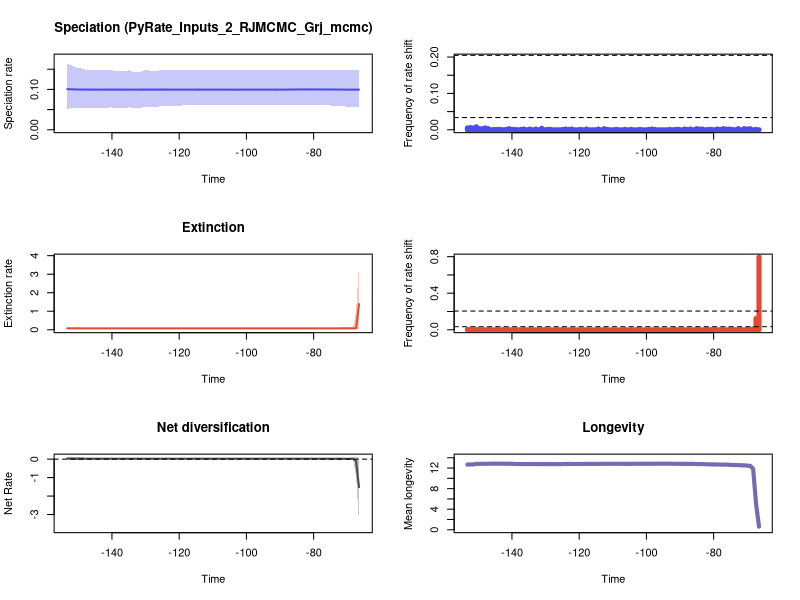

Recreate this plot in R.


pdf(file='./RTT_plots.pdf',width=10, height=15)
par(mfrow=c(3,2))
library(scales)

time=c(-66.49966332659852, -67.37598931547848,-68.25231530435843,-69.12864129323837,-70.00496728211833,-70.88129327099828,-71.75761925987824,-72.6339452487582,-73.51027123763815,-74.3865972265181,-75.26292321539805,-76.139249204278,-77.01557519315796,-77.89190118203791,-78.76822717091787,-79.64455315979782,-80.52087914867778,-81.39720513755773,-82.27353112643767,-83.14985711531763,-84.02618310419759,-84.90250909307754,-85.7788350819575,-86.65516107083744,-87.53148705971739,-88.40781304859735,-89.2841390374773,-90.16046502635726,-91.03679101523721,-91.91311700411717,-92.78944299299712,-93.66576898187708,-94.54209497075702,-95.41842095963698,-96.29474694851693,-97.17107293739689,-98.04739892627684,-98.92372491515678,-99.80005090403674,-100.6763768929167,-101.55270288179665,-102.4290288706766,-103.30535485955656,-104.18168084843651,-105.05800683731647,-105.93433282619642,-106.81065881507638,-107.68698480395632,-108.56331079283628,-109.43963678171623,-110.31596277059619,-111.19228875947613,-112.06861474835608,-112.94494073723604,-113.821266726116,-114.69759271499595,-115.5739187038759,-116.45024469275586,-117.32657068163581,-118.20289667051577,-119.07922265939573,-119.95554864827568,-120.83187463715562,-121.70820062603558,-122.58452661491553,-123.46085260379547,-124.33717859267543,-125.21350458155538,-126.08983057043534,-126.9661565593153,-127.84248254819525,-128.7188085370752,-129.59513452595516,-130.47146051483512,-131.34778650371507,-132.22411249259503,-133.10043848147498,-133.97676447035494,-134.8530904592349,-135.72941644811485,-136.6057424369948,-137.48206842587473,-138.35839441475468,-139.23472040363464,-140.1110463925146,-140.98737238139455,-141.8636983702745,-142.74002435915446,-143.6163503480344,-144.49267633691434,-145.3690023257943,-146.24532831467425,-147.1216543035542,-147.99798029243416,-148.87430628131412,-149.75063227019407,-150.62695825907403,-151.50328424795399,-152.37961023683394,-153.2559362257139)
rate=c(0.0993990313334715, 0.0993990313334715,0.09935998518394969,0.09935998518394969,0.0993990313334715,0.0995268971819298,0.09959077045105647,0.09959077045105647,0.09972886780408488,0.09972886780408488,0.09979201688484843,0.09972886780408488,0.09979201688484843,0.09985321994709767,0.09991260097070122,0.09993148532635857,0.09993148532635857,0.10000004687673295,0.09993148532635857,0.09993148532635857,0.09989498876137365,0.09985321994709767,0.09972886780408488,0.09966905367145418,0.09959077045105647,0.0995330816017411,0.09947658251004474,0.09947658251004474,0.0995268971819298,0.09947658251004474,0.09947658251004474,0.09947658251004474,0.09947658251004474,0.09947658251004474,0.09947658251004474,0.09947658251004474,0.09947658251004474,0.09947658251004474,0.09947658251004474,0.0993990313334715,0.0993990313334715,0.0993990313334715,0.09935998518394969,0.09935998518394969,0.0993990313334715,0.0993990313334715,0.09947658251004474,0.09947658251004474,0.09947658251004474,0.09947658251004474,0.09947658251004474,0.09947658251004474,0.09947658251004474,0.09947658251004474,0.0995268971819298,0.0995268971819298,0.09947658251004474,0.09947658251004474,0.09947658251004474,0.09947658251004474,0.09947658251004474,0.09947658251004474,0.09947658251004474,0.09947658251004474,0.09947658251004474,0.0995268971819298,0.0995330816017411,0.0995330816017411,0.0995330816017411,0.0995330816017411,0.0995330816017411,0.0995330816017411,0.0995268971819298,0.0995268971819298,0.0995268971819298,0.09947658251004474,0.09947658251004474,0.0993990313334715,0.09947658251004474,0.09947658251004474,0.0995268971819298,0.0995268971819298,0.0995268971819298,0.0995268971819298,0.09947658251004474,0.0995268971819298,0.0995268971819298,0.09947658251004474,0.09947658251004474,0.0995268971819298,0.0995330816017411,0.0995330816017411,0.0995330816017411,0.0995330816017411,0.09966905367145418,0.09979201688484843,0.09979201688484843,0.10022415343903171,0.1003356851068865,0.10062899610445974)
minHPD=c(0.057139848171872114, 0.057139848171872114,0.057139848171872114,0.057139848171872114,0.057139848171872114,0.05786895574561162,0.059079552090930694,0.059079552090930694,0.05963100865681357,0.05963100865681357,0.06048737714934472,0.06048737714934472,0.06048737714934472,0.06048737714934472,0.06048737714934472,0.06048737714934472,0.06048737714934472,0.06048737714934472,0.06048737714934472,0.06048737714934472,0.06048737714934472,0.06048737714934472,0.06048737714934472,0.06048737714934472,0.06048737714934472,0.06048737714934472,0.06048737714934472,0.06048737714934472,0.06048737714934472,0.06048737714934472,0.06048737714934472,0.06048737714934472,0.06048737714934472,0.06048737714934472,0.06048737714934472,0.06048737714934472,0.06048737714934472,0.06048737714934472,0.06048737714934472,0.06048737714934472,0.06048737714934472,0.06048737714934472,0.06048737714934472,0.06048737714934472,0.06048737714934472,0.06048737714934472,0.06048737714934472,0.06048737714934472,0.06048737714934472,0.06048737714934472,0.06048737714934472,0.06048737714934472,0.06048737714934472,0.06048737714934472,0.06048737714934472,0.06048737714934472,0.06048737714934472,0.06048737714934472,0.06048737714934472,0.06048737714934472,0.06048737714934472,0.059079552090930694,0.059079552090930694,0.059079552090930694,0.059079552090930694,0.06048737714934472,0.059079552090930694,0.059079552090930694,0.057139848171872114,0.057139848171872114,0.057139848171872114,0.057139848171872114,0.057139848171872114,0.057139848171872114,0.05342425311737806,0.05342425311737806,0.05342425311737806,0.05342425311737806,0.056594044180477414,0.05346285826423789,0.05342425311737806,0.05342425311737806,0.05342425311737806,0.05342425311737806,0.05522542671759325,0.05522542671759325,0.05342425311737806,0.05342425311737806,0.05342425311737806,0.05342425311737806,0.05342425311737806,0.05342425311737806,0.05342425311737806,0.05342425311737806,0.05342425311737806,0.05342425311737806,0.05342425311737806,0.05342425311737806,0.05342425311737806,0.051823063580480444)
maxHPD=c(0.14855848790587645, 0.14855848790587645,0.14855848790587645,0.14855848790587645,0.14809088027980072,0.14809088027980072,0.14855848790587645,0.14855848790587645,0.14809088027980072,0.14809088027980072,0.14809088027980072,0.14809088027980072,0.1478985523719446,0.1478985523719446,0.14809088027980072,0.14809088027980072,0.14809088027980072,0.14809088027980072,0.14809088027980072,0.14809088027980072,0.14809088027980072,0.1478985523719446,0.14809088027980072,0.1478985523719446,0.14809088027980072,0.14809088027980072,0.14809088027980072,0.14809088027980072,0.14809088027980072,0.14809088027980072,0.14809088027980072,0.14809088027980072,0.14809088027980072,0.14809088027980072,0.14809088027980072,0.14809088027980072,0.14809088027980072,0.14888504659794677,0.14888504659794677,0.14888504659794677,0.14888504659794677,0.14888504659794677,0.14809088027980072,0.14809088027980072,0.14809088027980072,0.14809088027980072,0.14809088027980072,0.14809088027980072,0.14809088027980072,0.14809088027980072,0.14809088027980072,0.14809088027980072,0.14809088027980072,0.14809088027980072,0.14888504659794677,0.14888504659794677,0.14888504659794677,0.14888504659794677,0.14888504659794677,0.14888504659794677,0.14888504659794677,0.14809088027980072,0.14809088027980072,0.14809088027980072,0.14809088027980072,0.14888504659794677,0.14809088027980072,0.14809088027980072,0.14679266684213946,0.14679266684213946,0.14679266684213946,0.14679266684213946,0.14723412741517325,0.14723412741517325,0.14411124342117376,0.14428575263678786,0.14428575263678786,0.14428575263678786,0.14809088027980072,0.14561551488054944,0.14561551488054944,0.14561551488054944,0.14561551488054944,0.14561551488054944,0.14809088027980072,0.14809088027980072,0.14723412741517325,0.14723412741517325,0.14723412741517325,0.14723412741517325,0.14723412741517325,0.14766396333361917,0.14766396333361917,0.14888504659794677,0.15178207195196067,0.15274728325007944,0.1533510182196718,0.15803839884768336,0.16045958259304668,0.16383407947180148)
remove_na = !is.na(rate)
time = time[remove_na]
plot(time,time,type = 'n', ylim = c(0, 0.18021748741898164), xlim = c(-153.69409922015387,-66.06150033215854), ylab = 'Speciation rate', xlab = 'Time',main='Speciation (PyRate_Inputs_2_RJMCMC_Grj_mcmc)' )
polygon(c(time, rev(time)), c(maxHPD[remove_na], rev(minHPD[remove_na])), col = alpha('#4c4cec',0.3), border = NA)
lines(time,rate[remove_na], col = '#4c4cec', lwd=2)
mids=c(-66.50408921543125, -67.38926698197666,-68.27444474852206,-69.15962251506747,-70.04480028161288,-70.92997804815829,-71.81515581470369,-72.7003335812491,-73.58551134779451,-74.47068911433992,-75.35586688088532,-76.24104464743073,-77.12622241397614,-78.01140018052155,-78.89657794706694,-79.78175571361236,-80.66693348015777,-81.55211124670318,-82.43728901324859,-83.32246677979398,-84.2076445463394,-85.0928223128848,-85.9780000794302,-86.86317784597561,-87.74835561252102,-88.63353337906644,-89.51871114561185,-90.40388891215724,-91.28906667870265,-92.17424444524806,-93.05942221179346,-93.94459997833887,-94.82977774488428,-95.7149555114297,-96.6001332779751,-97.4853110445205,-98.37048881106591,-99.25566657761132,-100.14084434415672,-101.02602211070213,-101.91119987724754,-102.79637764379295,-103.68155541033836,-104.56673317688377,-105.45191094342917,-106.33708870997458,-107.22226647651998,-108.10744424306539,-108.9926220096108,-109.87779977615621,-110.76297754270162,-111.64815530924703,-112.53333307579243,-113.41851084233784,-114.30368860888323,-115.18886637542865,-116.07404414197406,-116.95922190851947,-117.84439967506488,-118.72957744161029,-119.61475520815569,-120.4999329747011,-121.38511074124649,-122.2702885077919,-123.15546627433731,-124.04064404088273,-124.92582180742814,-125.81099957397355,-126.69617734051896,-127.58135510706434,-128.46653287360976,-129.35171064015515,-130.2368884067006,-131.12206617324597,-132.0072439397914,-132.8924217063368,-133.77759947288217,-134.6627772394276,-135.547955005973,-136.43313277251843,-137.31831053906382,-138.20348830560926,-139.08866607215464,-139.97384383870008,-140.85902160524546,-141.74419937179084,-142.62937713833628,-143.51455490488166,-144.3997326714271,-145.28491043797248,-146.17008820451792,-147.0552659710633,-147.9404437376087,-148.82562150415413,-149.7107992706995,-150.59597703724495,-151.48115480379033,-152.36633257033577,-153.25151033688115)
counts=c(0.0, 0.001,0.0,0.003,0.002,0.003,0.0,0.003,0.0,0.001,0.002,0.002,0.003,0.001,0.002,0.0,0.001,0.001,0.0,0.002,0.002,0.003,0.0,0.002,0.001,0.002,0.0,0.001,0.001,0.0,0.001,0.0,0.0,0.0,0.0,0.001,0.002,0.001,0.0,0.0,0.001,0.0,0.0,0.001,0.0,0.001,0.0,0.0,0.001,0.0,0.0,0.001,0.003,0.0,0.002,0.0,0.0,0.0,0.002,0.0,0.001,0.0,0.0,0.002,0.001,0.002,0.001,0.0,0.0,0.0,0.001,0.001,0.0,0.004,0.0,0.002,0.0,0.002,0.0,0.002,0.001,0.0,0.001,0.001,0.003,0.001,0.0,0.001,0.001,0.001,0.0,0.003,0.005,0.003,0.003,0.008,0.005,0.006,0.005)
plot(mids,counts,type = 'h', xlim = c(-153.69409922015387,-66.06150033215854), ylim=c(0,0.2), ylab = 'Frequency of rate shift', xlab = 'Time',lwd=5,col='#4c4cec')
bf2 = 0.033653826592387394
bf6 = 0.2046639505641509
abline(h=bf2, lty=2)
abline(h=bf6, lty=2)

time=c(-66.49966332659852, -67.37598931547848,-68.25231530435843,-69.12864129323837,-70.00496728211833,-70.88129327099828,-71.75761925987824,-72.6339452487582,-73.51027123763815,-74.3865972265181,-75.26292321539805,-76.139249204278,-77.01557519315796,-77.89190118203791,-78.76822717091787,-79.64455315979782,-80.52087914867778,-81.39720513755773,-82.27353112643767,-83.14985711531763,-84.02618310419759,-84.90250909307754,-85.7788350819575,-86.65516107083744,-87.53148705971739,-88.40781304859735,-89.2841390374773,-90.16046502635726,-91.03679101523721,-91.91311700411717,-92.78944299299712,-93.66576898187708,-94.54209497075702,-95.41842095963698,-96.29474694851693,-97.17107293739689,-98.04739892627684,-98.92372491515678,-99.80005090403674,-100.6763768929167,-101.55270288179665,-102.4290288706766,-103.30535485955656,-104.18168084843651,-105.05800683731647,-105.93433282619642,-106.81065881507638,-107.68698480395632,-108.56331079283628,-109.43963678171623,-110.31596277059619,-111.19228875947613,-112.06861474835608,-112.94494073723604,-113.821266726116,-114.69759271499595,-115.5739187038759,-116.45024469275586,-117.32657068163581,-118.20289667051577,-119.07922265939573,-119.95554864827568,-120.83187463715562,-121.70820062603558,-122.58452661491553,-123.46085260379547,-124.33717859267543,-125.21350458155538,-126.08983057043534,-126.9661565593153,-127.84248254819525,-128.7188085370752,-129.59513452595516,-130.47146051483512,-131.34778650371507,-132.22411249259503,-133.10043848147498,-133.97676447035494,-134.8530904592349,-135.72941644811485,-136.6057424369948,-137.48206842587473,-138.35839441475468,-139.23472040363464,-140.1110463925146,-140.98737238139455,-141.8636983702745,-142.74002435915446,-143.6163503480344,-144.49267633691434,-145.3690023257943,-146.24532831467425,-147.1216543035542,-147.99798029243416,-148.87430628131412,-149.75063227019407,-150.62695825907403,-151.50328424795399,-152.37961023683394,-153.2559362257139)
rate=c(1.383448569117292, 0.08064856618675437,0.07657935336710389,0.07626723332356661,0.07620196499310004,0.07620196499310004,0.07620196499310004,0.0761808564952279,0.0761808564952279,0.07617485816718253,0.07617485816718253,0.07612516187355703,0.07617485816718253,0.07617485816718253,0.07617485816718253,0.07617485816718253,0.07612516187355703,0.07617485816718253,0.07617485816718253,0.07606096778088278,0.07606096778088278,0.07602471202647723,0.07593748295686908,0.07593748295686908,0.07593748295686908,0.07593748295686908,0.07593748295686908,0.07583276694094265,0.07583276694094265,0.07583276694094265,0.07573280022325445,0.07573280022325445,0.07573280022325445,0.07573280022325445,0.07573280022325445,0.07573280022325445,0.07573280022325445,0.07583276694094265,0.07583276694094265,0.07583276694094265,0.07583276694094265,0.07583276694094265,0.07583276694094265,0.07593748295686908,0.07593748295686908,0.07593748295686908,0.07593748295686908,0.07593748295686908,0.07593748295686908,0.07593748295686908,0.07593748295686908,0.07593748295686908,0.07593748295686908,0.07593748295686908,0.07593748295686908,0.07593748295686908,0.07583276694094265,0.07583276694094265,0.07583276694094265,0.07583276694094265,0.07593748295686908,0.07593748295686908,0.07593748295686908,0.07593748295686908,0.07593748295686908,0.07593748295686908,0.07593748295686908,0.07593748295686908,0.07593748295686908,0.07593748295686908,0.07593748295686908,0.07593748295686908,0.07593748295686908,0.07593748295686908,0.07583276694094265,0.07583276694094265,0.07573280022325445,0.07573280022325445,0.07573280022325445,0.07566454837035158,0.07566454837035158,0.07562447903401912,0.07562447903401912,0.07562447903401912,0.07557604921318047,0.07557604921318047,0.07553405668977434,0.07553405668977434,0.07546872684606985,0.07546872684606985,0.07540843083417251,0.07546872684606985,0.07553405668977434,0.07557604921318047,0.07557604921318047,0.07562447903401912,0.07562447903401912,0.07566454837035158,0.07566454837035158,0.07566454837035158)
minHPD=c(0.060724810639934255, 0.03130877608667745,0.035983779046028494,0.035983779046028494,0.0365218491890483,0.0365218491890483,0.0365218491890483,0.035983779046028494,0.035983779046028494,0.0365218491890483,0.0365218491890483,0.0365218491890483,0.0365218491890483,0.035983779046028494,0.0365218491890483,0.0365218491890483,0.0365218491890483,0.0365218491890483,0.0365218491890483,0.0365218491890483,0.0365218491890483,0.0365218491890483,0.0365218491890483,0.0365218491890483,0.0365218491890483,0.0365218491890483,0.0365218491890483,0.0365218491890483,0.0365218491890483,0.0365218491890483,0.03932053869738692,0.03932053869738692,0.03932053869738692,0.03932053869738692,0.03932053869738692,0.03932053869738692,0.03932053869738692,0.03932053869738692,0.03932053869738692,0.03932053869738692,0.03932053869738692,0.0365218491890483,0.0365218491890483,0.0365218491890483,0.0365218491890483,0.0365218491890483,0.0365218491890483,0.0365218491890483,0.0365218491890483,0.0365218491890483,0.0365218491890483,0.0365218491890483,0.0365218491890483,0.0365218491890483,0.0365218491890483,0.0365218491890483,0.0365218491890483,0.0365218491890483,0.0365218491890483,0.0365218491890483,0.0365218491890483,0.0365218491890483,0.0365218491890483,0.0365218491890483,0.0365218491890483,0.0365218491890483,0.0365218491890483,0.035983779046028494,0.035983779046028494,0.035983779046028494,0.035983779046028494,0.035983779046028494,0.035983779046028494,0.035983779046028494,0.035983779046028494,0.0365218491890483,0.0365218491890483,0.0365218491890483,0.0365218491890483,0.0365218491890483,0.0365218491890483,0.0365218491890483,0.0365218491890483,0.0365218491890483,0.0365218491890483,0.0365218491890483,0.0365218491890483,0.0365218491890483,0.0365218491890483,0.0365218491890483,0.035983779046028494,0.03425550007682143,0.03425550007682143,0.033807502552860295,0.033807502552860295,0.0365218491890483,0.0365218491890483,0.033807502552860295,0.033807502552860295,0.03425550007682143)
maxHPD=c(3.5693271243769766, 1.0214541314397017,0.1300439660842,0.12445786792844807,0.12445786792844807,0.1234712148568509,0.1234712148568509,0.12213385768412381,0.12213385768412381,0.12196313964427985,0.12178623367464293,0.12127153908399739,0.12127153908399739,0.12054551269424373,0.12054551269424373,0.12054551269424373,0.12054551269424373,0.12054551269424373,0.12044469111974888,0.12044469111974888,0.12044469111974888,0.12044469111974888,0.12002825227035947,0.11982075751317994,0.11982075751317994,0.11982075751317994,0.11982075751317994,0.11982075751317994,0.11982075751317994,0.11982075751317994,0.12213385768412381,0.12213385768412381,0.12213385768412381,0.12213385768412381,0.12213385768412381,0.12213385768412381,0.12213385768412381,0.12213385768412381,0.12213385768412381,0.12213385768412381,0.12213385768412381,0.11982075751317994,0.11982075751317994,0.12002825227035947,0.12002825227035947,0.12002825227035947,0.12002825227035947,0.12002825227035947,0.12002825227035947,0.12002825227035947,0.12002825227035947,0.12002825227035947,0.12002825227035947,0.12002825227035947,0.12044469111974888,0.12044469111974888,0.12044469111974888,0.12044469111974888,0.12044469111974888,0.12054551269424373,0.12054551269424373,0.12054551269424373,0.12054551269424373,0.12054551269424373,0.12054551269424373,0.12054551269424373,0.12054551269424373,0.12054551269424373,0.12054551269424373,0.12054551269424373,0.12054551269424373,0.12054551269424373,0.12054551269424373,0.12054551269424373,0.12054551269424373,0.12127153908399739,0.12127153908399739,0.12127153908399739,0.12127153908399739,0.12178623367464293,0.12178623367464293,0.12196313964427985,0.12196313964427985,0.12213385768412381,0.12196313964427985,0.12196313964427985,0.12196313964427985,0.12196313964427985,0.12213385768412381,0.12213385768412381,0.12213385768412381,0.12054551269424373,0.12054551269424373,0.12054551269424373,0.12054551269424373,0.12386443213136444,0.12386443213136444,0.12213385768412381,0.12213385768412381,0.12293323362901437)
remove_na = !is.na(rate)
time = time[remove_na]
plot(time,time,type = 'n', ylim = c(0, 3.926259836814675), xlim = c(-153.69409922015387,-66.06150033215854), ylab = 'Extinction rate', xlab = 'Time',main='Extinction' )
polygon(c(time, rev(time)), c(maxHPD[remove_na], rev(minHPD[remove_na])), col = alpha('#e34a33',0.3), border = NA)
lines(time,rate[remove_na], col = '#e34a33', lwd=2)
mids=c(-66.50408921543125, -67.38926698197666,-68.27444474852206,-69.15962251506747,-70.04480028161288,-70.92997804815829,-71.81515581470369,-72.7003335812491,-73.58551134779451,-74.47068911433992,-75.35586688088532,-76.24104464743073,-77.12622241397614,-78.01140018052155,-78.89657794706694,-79.78175571361236,-80.66693348015777,-81.55211124670318,-82.43728901324859,-83.32246677979398,-84.2076445463394,-85.0928223128848,-85.9780000794302,-86.86317784597561,-87.74835561252102,-88.63353337906644,-89.51871114561185,-90.40388891215724,-91.28906667870265,-92.17424444524806,-93.05942221179346,-93.94459997833887,-94.82977774488428,-95.7149555114297,-96.6001332779751,-97.4853110445205,-98.37048881106591,-99.25566657761132,-100.14084434415672,-101.02602211070213,-101.91119987724754,-102.79637764379295,-103.68155541033836,-104.56673317688377,-105.45191094342917,-106.33708870997458,-107.22226647651998,-108.10744424306539,-108.9926220096108,-109.87779977615621,-110.76297754270162,-111.64815530924703,-112.53333307579243,-113.41851084233784,-114.30368860888323,-115.18886637542865,-116.07404414197406,-116.95922190851947,-117.84439967506488,-118.72957744161029,-119.61475520815569,-120.4999329747011,-121.38511074124649,-122.2702885077919,-123.15546627433731,-124.04064404088273,-124.92582180742814,-125.81099957397355,-126.69617734051896,-127.58135510706434,-128.46653287360976,-129.35171064015515,-130.2368884067006,-131.12206617324597,-132.0072439397914,-132.8924217063368,-133.77759947288217,-134.6627772394276,-135.547955005973,-136.43313277251843,-137.31831053906382,-138.20348830560926,-139.08866607215464,-139.97384383870008,-140.85902160524546,-141.74419937179084,-142.62937713833628,-143.51455490488166,-144.3997326714271,-145.28491043797248,-146.17008820451792,-147.0552659710633,-147.9404437376087,-148.82562150415413,-149.7107992706995,-150.59597703724495,-151.48115480379033,-152.36633257033577,-153.25151033688115)
counts=c(0.796, 0.123,0.011,0.001,0.003,0.0,0.002,0.001,0.001,0.001,0.003,0.0,0.001,0.001,0.0,0.001,0.002,0.002,0.002,0.0,0.001,0.002,0.001,0.0,0.001,0.001,0.001,0.0,0.003,0.001,0.0,0.0,0.0,0.0,0.001,0.0,0.001,0.0,0.0,0.0,0.001,0.003,0.0,0.0,0.0,0.001,0.0,0.0,0.0,0.0,0.0,0.0,0.002,0.0,0.001,0.0,0.0,0.0,0.001,0.001,0.0,0.0,0.0,0.001,0.0,0.0,0.002,0.0,0.001,0.0,0.0,0.0,0.002,0.001,0.001,0.0,0.0,0.002,0.0,0.002,0.0,0.001,0.001,0.001,0.001,0.001,0.002,0.0,0.001,0.001,0.001,0.001,0.001,0.0,0.001,0.004,0.0,0.002,0.003)
plot(mids,counts,type = 'h', xlim = c(-153.69409922015387,-66.06150033215854), ylim=c(0,0.796), ylab = 'Frequency of rate shift', xlab = 'Time',lwd=5,col='#e34a33')
abline(h=bf2, lty=2)
abline(h=bf6, lty=2)
#Net Diversification Rate
time=c(-66.49966332659852, -67.37598931547848,-68.25231530435843,-69.12864129323837,-70.00496728211833,-70.88129327099828,-71.75761925987824,-72.6339452487582,-73.51027123763815,-74.3865972265181,-75.26292321539805,-76.139249204278,-77.01557519315796,-77.89190118203791,-78.76822717091787,-79.64455315979782,-80.52087914867778,-81.39720513755773,-82.27353112643767,-83.14985711531763,-84.02618310419759,-84.90250909307754,-85.7788350819575,-86.65516107083744,-87.53148705971739,-88.40781304859735,-89.2841390374773,-90.16046502635726,-91.03679101523721,-91.91311700411717,-92.78944299299712,-93.66576898187708,-94.54209497075702,-95.41842095963698,-96.29474694851693,-97.17107293739689,-98.04739892627684,-98.92372491515678,-99.80005090403674,-100.6763768929167,-101.55270288179665,-102.4290288706766,-103.30535485955656,-104.18168084843651,-105.05800683731647,-105.93433282619642,-106.81065881507638,-107.68698480395632,-108.56331079283628,-109.43963678171623,-110.31596277059619,-111.19228875947613,-112.06861474835608,-112.94494073723604,-113.821266726116,-114.69759271499595,-115.5739187038759,-116.45024469275586,-117.32657068163581,-118.20289667051577,-119.07922265939573,-119.95554864827568,-120.83187463715562,-121.70820062603558,-122.58452661491553,-123.46085260379547,-124.33717859267543,-125.21350458155538,-126.08983057043534,-126.9661565593153,-127.84248254819525,-128.7188085370752,-129.59513452595516,-130.47146051483512,-131.34778650371507,-132.22411249259503,-133.10043848147498,-133.97676447035494,-134.8530904592349,-135.72941644811485,-136.6057424369948,-137.48206842587473,-138.35839441475468,-139.23472040363464,-140.1110463925146,-140.98737238139455,-141.8636983702745,-142.74002435915446,-143.6163503480344,-144.49267633691434,-145.3690023257943,-146.24532831467425,-147.1216543035542,-147.99798029243416,-148.87430628131412,-149.75063227019407,-150.62695825907403,-151.50328424795399,-152.37961023683394,-153.2559362257139)
net_rate=c(-1.5160228309849175, -0.09871169732377053,0.01665237687585978,0.020573634443403852,0.020793598627655913,0.02146285609889507,0.02174893617823945,0.022019451601229374,0.0221184306418739,0.022229312620320393,0.02241339788009182,0.022735576737691197,0.022768767253997072,0.022968927540772933,0.02337331171285511,0.02340857257353085,0.023592209388799513,0.02359752788075158,0.02368832523800382,0.02389405022116265,0.0237835063891104,0.023725718278992638,0.023755082356385925,0.023624223465442677,0.023580157407296288,0.023549003957180854,0.023459237316544472,0.02351501559647977,0.023567490110935705,0.023424075654275067,0.023516774075581462,0.02353065849930771,0.02353065849930771,0.02353065849930771,0.02353065849930771,0.023500140768390586,0.02350286672470193,0.023547656468202068,0.023536693460859785,0.02348189035194438,0.02348189035194438,0.02352796280631964,0.023428633465873764,0.02332387607585041,0.02335053875372578,0.02335053875372578,0.023375827454716072,0.023408821323350083,0.023408821323350083,0.023383158534924398,0.023383158534924398,0.023383158534924398,0.023383158534924398,0.023358447322233602,0.023344679620927976,0.023324875115704757,0.023321754616604167,0.023321754616604167,0.023321754616604167,0.023293047466153384,0.023176532507677147,0.023105036288534723,0.023105036288534723,0.023105036288534723,0.023121301915318564,0.02320333487904615,0.023541314889607808,0.023398347347951876,0.023465313194447217,0.023474947564435175,0.023474947564435175,0.023474947564435175,0.023286976430341,0.023286976430341,0.02352281828934062,0.02350342585775328,0.023523589385325238,0.023482862970637376,0.023557837639006877,0.02369480755203695,0.023761129118180506,0.02386697573889159,0.023864628074725638,0.023904568215185242,0.02406264341576317,0.024099848734058214,0.024164893179978237,0.02406453167208534,0.024141250034346983,0.024211749089063823,0.024301159724888003,0.024360647833239733,0.024341764282437943,0.024668392781039508,0.0254917632370446,0.025628575464199395,0.025590012618216824,0.028569825502889636,0.02997615057210201,0.031971856743804226)
net_minHPD=c(-3.4770734159253345, -0.9331301183277867,-0.04707324379406348,-0.046893938470336356,-0.04707324379406348,-0.04707324379406348,-0.04707324379406348,-0.04707324379406348,-0.03947527997577322,-0.03947527997577322,-0.03891702781438641,-0.03720910342192378,-0.03891702781438641,-0.03607453328778997,-0.03720910342192378,-0.03720910342192378,-0.03607453328778997,-0.03607453328778997,-0.03607453328778997,-0.03720910342192378,-0.03720910342192378,-0.03607453328778997,-0.03607453328778997,-0.03607453328778997,-0.03607453328778997,-0.03607453328778997,-0.03607453328778997,-0.03607453328778997,-0.03607453328778997,-0.03607453328778997,-0.03607453328778997,-0.03607453328778997,-0.03607453328778997,-0.03607453328778997,-0.03607453328778997,-0.03607453328778997,-0.03607453328778997,-0.03607453328778997,-0.03607453328778997,-0.03607453328778997,-0.03607453328778997,-0.03607453328778997,-0.03607453328778997,-0.03607453328778997,-0.03607453328778997,-0.03607453328778997,-0.03607453328778997,-0.03607453328778997,-0.03607453328778997,-0.03607453328778997,-0.03607453328778997,-0.03607453328778997,-0.03607453328778997,-0.03607453328778997,-0.03607453328778997,-0.03607453328778997,-0.03607453328778997,-0.03607453328778997,-0.03607453328778997,-0.03607453328778997,-0.03607453328778997,-0.03607453328778997,-0.03607453328778997,-0.03607453328778997,-0.03607453328778997,-0.03607453328778997,-0.03607453328778997,-0.03720910342192378,-0.03607453328778997,-0.03720910342192378,-0.03720910342192378,-0.03720910342192378,-0.036598893050362236,-0.036598893050362236,-0.03891702781438641,-0.03720910342192378,-0.03891702781438641,-0.03891702781438641,-0.03891702781438641,-0.03846221325842228,-0.03891702781438641,-0.03891702781438641,-0.03891702781438641,-0.03891702781438641,-0.036598893050362236,-0.036598893050362236,-0.03720910342192378,-0.03891702781438641,-0.03846221325842228,-0.03846221325842228,-0.03891702781438641,-0.04707324379406348,-0.04707324379406348,-0.04707324379406348,-0.03770672427382359,-0.03891702781438641,-0.03891702781438641,-0.03891702781438641,-0.04457234977138834,-0.04707324379406348)
net_maxHPD=c(0.07368434525030922, 0.10409463039197855,0.09738172052973391,0.0873129364606642,0.08415158866850475,0.08209735754146166,0.08179717573840636,0.07978225586142716,0.0873129364606642,0.08514411076136,0.08415158866850475,0.08514411076136,0.08209735754146166,0.08415158866850475,0.08209735754146166,0.08209735754146166,0.08209735754146166,0.08209735754146166,0.08179717573840636,0.08016741416990036,0.08016741416990036,0.08016741416990036,0.07978225586142716,0.07937898756058989,0.07937898756058989,0.07902961563165818,0.07902961563165818,0.07902961563165818,0.07961770344386956,0.07902961563165818,0.07961770344386956,0.07902961563165818,0.07902961563165818,0.07902961563165818,0.07902961563165818,0.07902961563165818,0.07902961563165818,0.07961770344386956,0.07961770344386956,0.07961770344386956,0.07961770344386956,0.07961770344386956,0.07961770344386956,0.07978225586142716,0.07978225586142716,0.07978225586142716,0.07978225586142716,0.07978225586142716,0.07978225586142716,0.07978225586142716,0.07978225586142716,0.07978225586142716,0.07978225586142716,0.07961770344386956,0.07978225586142716,0.07978225586142716,0.07978225586142716,0.07978225586142716,0.07978225586142716,0.07978225586142716,0.07961770344386956,0.07961770344386956,0.07961770344386956,0.07961770344386956,0.07961770344386956,0.07978225586142716,0.08016741416990036,0.08016741416990036,0.08179717573840636,0.08016741416990036,0.08016741416990036,0.08016741416990036,0.08179717573840636,0.08179717573840636,0.08179717573840636,0.08514411076136,0.08415158866850475,0.08415158866850475,0.08415158866850475,0.0873129364606642,0.08514411076136,0.08514411076136,0.08514411076136,0.08514411076136,0.0888869771867057,0.0888869771867057,0.0888869771867057,0.0873129364606642,0.0888869771867057,0.0888869771867057,0.0888869771867057,0.08272567988908508,0.08272567988908508,0.08415158866850475,0.09540360561069575,0.09467459831595207,0.09467459831595207,0.10325540202737049,0.09973548164475862,0.10380600436545957)
remove_na = !is.na(net_rate)
time = time[remove_na]
plot(time,time,type = 'n', ylim = c(-3.824780757517868, 0.11450409343117642), xlim = c(-153.69409922015387,-66.06150033215854), ylab = 'Net Rate', xlab = 'Time',lwd=2, main='Net diversification', col= '#504A4B' )
polygon(c(time, rev(time)), c(net_maxHPD[remove_na], rev(net_minHPD[remove_na])), col = alpha('#504A4B',0.3), border = NA)
lines(time,net_rate[remove_na], col = '#504A4B', lwd=2)
abline(h=0,lty=2)


time=c(-66.49966332659852, -67.37598931547848,-68.25231530435843,-69.12864129323837,-70.00496728211833,-70.88129327099828,-71.75761925987824,-72.6339452487582,-73.51027123763815,-74.3865972265181,-75.26292321539805,-76.139249204278,-77.01557519315796,-77.89190118203791,-78.76822717091787,-79.64455315979782,-80.52087914867778,-81.39720513755773,-82.27353112643767,-83.14985711531763,-84.02618310419759,-84.90250909307754,-85.7788350819575,-86.65516107083744,-87.53148705971739,-88.40781304859735,-89.2841390374773,-90.16046502635726,-91.03679101523721,-91.91311700411717,-92.78944299299712,-93.66576898187708,-94.54209497075702,-95.41842095963698,-96.29474694851693,-97.17107293739689,-98.04739892627684,-98.92372491515678,-99.80005090403674,-100.6763768929167,-101.55270288179665,-102.4290288706766,-103.30535485955656,-104.18168084843651,-105.05800683731647,-105.93433282619642,-106.81065881507638,-107.68698480395632,-108.56331079283628,-109.43963678171623,-110.31596277059619,-111.19228875947613,-112.06861474835608,-112.94494073723604,-113.821266726116,-114.69759271499595,-115.5739187038759,-116.45024469275586,-117.32657068163581,-118.20289667051577,-119.07922265939573,-119.95554864827568,-120.83187463715562,-121.70820062603558,-122.58452661491553,-123.46085260379547,-124.33717859267543,-125.21350458155538,-126.08983057043534,-126.9661565593153,-127.84248254819525,-128.7188085370752,-129.59513452595516,-130.47146051483512,-131.34778650371507,-132.22411249259503,-133.10043848147498,-133.97676447035494,-134.8530904592349,-135.72941644811485,-136.6057424369948,-137.48206842587473,-138.35839441475468,-139.23472040363464,-140.1110463925146,-140.98737238139455,-141.8636983702745,-142.74002435915446,-143.6163503480344,-144.49267633691434,-145.3690023257943,-146.24532831467425,-147.1216543035542,-147.99798029243416,-148.87430628131412,-149.75063227019407,-150.62695825907403,-151.50328424795399,-152.37961023683394,-153.2559362257139)
rate=c(0.6184212867716076, 5.007272294006299,11.8615881499805,12.440211526749854,12.467739279968752,12.53860416641847,12.53860416641847,12.581278426181148,12.581278426181148,12.598854294625056,12.616331950299195,12.672310923038388,12.666929899107778,12.678443756117955,12.692751359974642,12.692751359974642,12.722405460633412,12.719601993795235,12.740670303753541,12.774152304577363,12.774152304577363,12.781161067558523,12.804189637021178,12.814629880844386,12.814629880844386,12.816062292518279,12.818737031614955,12.827909077716598,12.827909077716598,12.824018528357529,12.83928143308681,12.845581154225481,12.845581154225481,12.845581154225481,12.845581154225481,12.840547428643063,12.840547428643063,12.833722128219245,12.833722128219245,12.833722128219245,12.833722128219245,12.841314954758579,12.841314954758579,12.824063733898113,12.824063733898113,12.824063733898113,12.824063733898113,12.829492090527618,12.829492090527618,12.829492090527618,12.829492090527618,12.829492090527618,12.829492090527618,12.827867140466976,12.810373090915979,12.810373090915979,12.813499615251255,12.813499615251255,12.813499615251255,12.808788042681805,12.791849210965653,12.791849210965653,12.791849210965653,12.791849210965653,12.79451133225038,12.79451133225038,12.79451133225038,12.766096540357093,12.766096540357093,12.76766687780614,12.76766687780614,12.76766687780614,12.76766687780614,12.76766687780614,12.778663551380886,12.770421330064254,12.773710518913719,12.773710518913719,12.773710518913719,12.786246410380707,12.775730926653132,12.793030531769608,12.793030531769608,12.799570541920858,12.834359585339566,12.834359585339566,12.842291928176419,12.836329634746068,12.848983084409024,12.848983084409024,12.859439497560397,12.845548623961749,12.84243344040413,12.827796372430235,12.827796372430235,12.814807226638369,12.814807226638369,12.698074015682693,12.698074015682693,12.678369875181314)
minHPD=c(0.6184212867716076, 5.007272294006299,11.8615881499805,12.440211526749854,12.467739279968752,12.53860416641847,12.53860416641847,12.581278426181148,12.581278426181148,12.598854294625056,12.616331950299195,12.672310923038388,12.666929899107778,12.678443756117955,12.692751359974642,12.692751359974642,12.722405460633412,12.719601993795235,12.740670303753541,12.774152304577363,12.774152304577363,12.781161067558523,12.804189637021178,12.814629880844386,12.814629880844386,12.816062292518279,12.818737031614955,12.827909077716598,12.827909077716598,12.824018528357529,12.83928143308681,12.845581154225481,12.845581154225481,12.845581154225481,12.845581154225481,12.840547428643063,12.840547428643063,12.833722128219245,12.833722128219245,12.833722128219245,12.833722128219245,12.841314954758579,12.841314954758579,12.824063733898113,12.824063733898113,12.824063733898113,12.824063733898113,12.829492090527618,12.829492090527618,12.829492090527618,12.829492090527618,12.829492090527618,12.829492090527618,12.827867140466976,12.810373090915979,12.810373090915979,12.813499615251255,12.813499615251255,12.813499615251255,12.808788042681805,12.791849210965653,12.791849210965653,12.791849210965653,12.791849210965653,12.79451133225038,12.79451133225038,12.79451133225038,12.766096540357093,12.766096540357093,12.76766687780614,12.76766687780614,12.76766687780614,12.76766687780614,12.76766687780614,12.778663551380886,12.770421330064254,12.773710518913719,12.773710518913719,12.773710518913719,12.786246410380707,12.775730926653132,12.793030531769608,12.793030531769608,12.799570541920858,12.834359585339566,12.834359585339566,12.842291928176419,12.836329634746068,12.848983084409024,12.848983084409024,12.859439497560397,12.845548623961749,12.84243344040413,12.827796372430235,12.827796372430235,12.814807226638369,12.814807226638369,12.698074015682693,12.698074015682693,12.678369875181314)
maxHPD=c(0.6184212867716076, 5.007272294006299,11.8615881499805,12.440211526749854,12.467739279968752,12.53860416641847,12.53860416641847,12.581278426181148,12.581278426181148,12.598854294625056,12.616331950299195,12.672310923038388,12.666929899107778,12.678443756117955,12.692751359974642,12.692751359974642,12.722405460633412,12.719601993795235,12.740670303753541,12.774152304577363,12.774152304577363,12.781161067558523,12.804189637021178,12.814629880844386,12.814629880844386,12.816062292518279,12.818737031614955,12.827909077716598,12.827909077716598,12.824018528357529,12.83928143308681,12.845581154225481,12.845581154225481,12.845581154225481,12.845581154225481,12.840547428643063,12.840547428643063,12.833722128219245,12.833722128219245,12.833722128219245,12.833722128219245,12.841314954758579,12.841314954758579,12.824063733898113,12.824063733898113,12.824063733898113,12.824063733898113,12.829492090527618,12.829492090527618,12.829492090527618,12.829492090527618,12.829492090527618,12.829492090527618,12.827867140466976,12.810373090915979,12.810373090915979,12.813499615251255,12.813499615251255,12.813499615251255,12.808788042681805,12.791849210965653,12.791849210965653,12.791849210965653,12.791849210965653,12.79451133225038,12.79451133225038,12.79451133225038,12.766096540357093,12.766096540357093,12.76766687780614,12.76766687780614,12.76766687780614,12.76766687780614,12.76766687780614,12.778663551380886,12.770421330064254,12.773710518913719,12.773710518913719,12.773710518913719,12.786246410380707,12.775730926653132,12.793030531769608,12.793030531769608,12.799570541920858,12.834359585339566,12.834359585339566,12.842291928176419,12.836329634746068,12.848983084409024,12.848983084409024,12.859439497560397,12.845548623961749,12.84243344040413,12.827796372430235,12.827796372430235,12.814807226638369,12.814807226638369,12.698074015682693,12.698074015682693,12.678369875181314)
remove_na = !is.na(rate)
time = time[remove_na]
plot(time,time,type = 'n', ylim = c(0, 14.145383447316437), xlim = c(-153.69409922015387,-66.06150033215854), ylab = 'Mean longevity', xlab = 'Time',main='Longevity' )
polygon(c(time, rev(time)), c(maxHPD[remove_na], rev(minHPD[remove_na])), col = alpha('#756bb1',0.3), border = NA)
lines(time,rate[remove_na], col = '#756bb1', lwd=4)

n <- dev.off()
